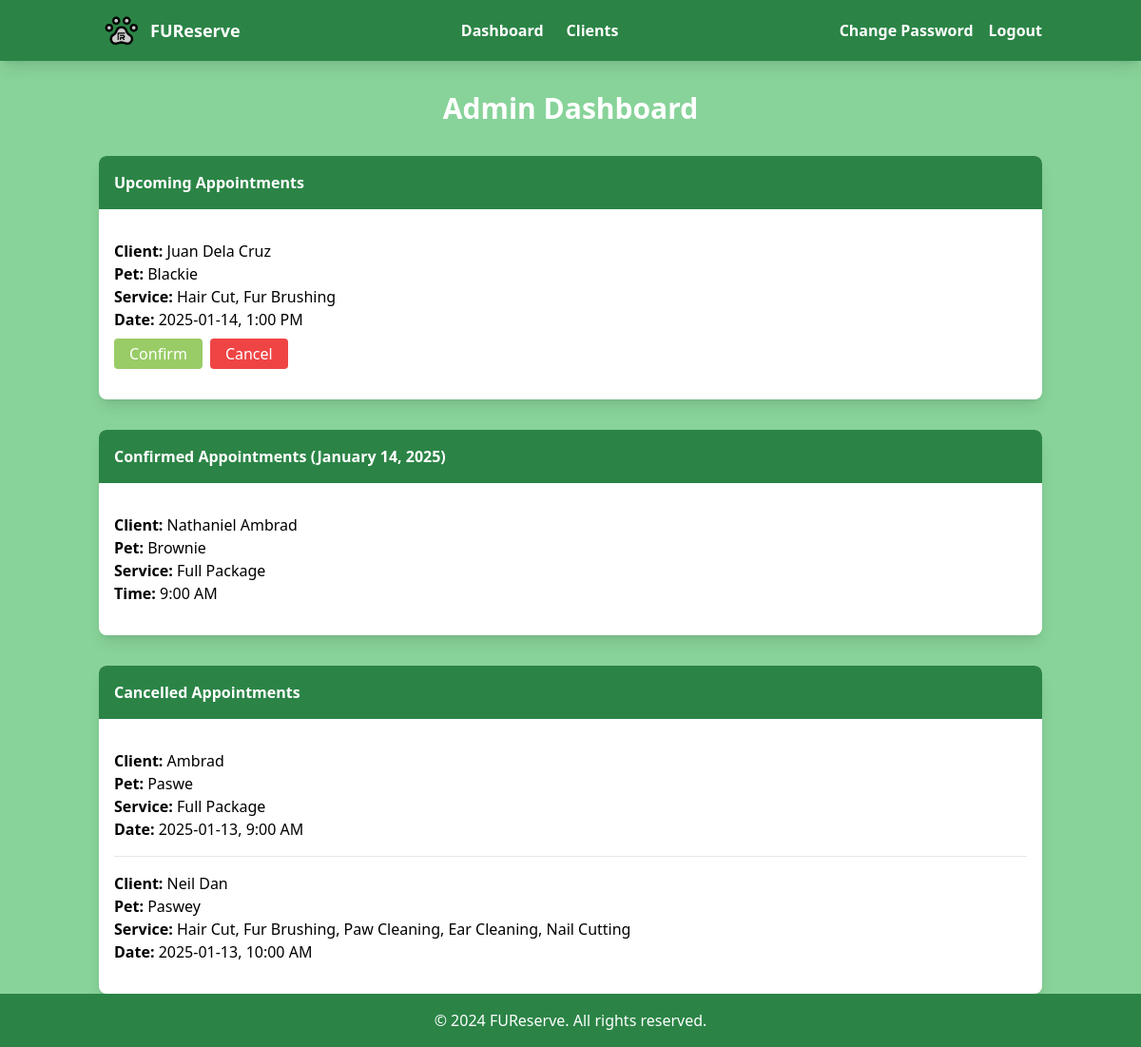
Screenshot of /admin-dashboard.php (signed in) with the database file from the repository.
### tables this page shows
CREATE TABLE `appointments` (
  `id` int(11) NOT NULL,
  `owner_name` varchar(255) NOT NULL,
  `owner_email` varchar(255) NOT NULL,
  `owner_phone` varchar(20) NOT NULL,
  `owner_address` varchar(255) DEFAULT NULL,
  `pet_name` varchar(255) NOT NULL,
  `pet_breed` varchar(255) NOT NULL,
  `pet_age` int(11) NOT NULL,
  `pet_gender` enum('male','female') NOT NULL,
  `created_at` timestamp NOT NULL DEFAULT current_timestamp(),
  `selected_services` varchar(255) NOT NULL,
  `selected_date` date NOT NULL,
  `selected_time` time NOT NULL,
  `status` enum('pending','confirmed','cancelled') NOT NULL
);

### admin-dashboard.php (the view, shortened to what this page needs)
<?php
$servername = "localhost";
$username = "root";
$password = "";
$dbname = "fureserve";
$conn = new mysqli($servername, $username, $password, $dbname);
$sql_upcoming = "
    SELECT id, owner_name AS client_name, pet_name, selected_services, selected_date, selected_time, status
    FROM appointments
    WHERE status = 'pending'
    ORDER BY selected_date, selected_time
";
$result_upcoming = $conn->query($sql_upcoming);
$upcoming_appointments = $result_upcoming->fetch_all(MYSQLI_ASSOC);
$current_date = date('Y-m-d');
$sql_confirmed = "
    SELECT id, owner_name AS client_name, pet_name, selected_services, selected_date, selected_time
    FROM appointments
    WHERE status = 'confirmed' AND selected_date = ?
    ORDER BY selected_time
";
$stmt_confirmed = $conn->prepare($sql_confirmed);
$stmt_confirmed->bind_param("s", $current_date);
$stmt_confirmed->execute();
$result_confirmed = $stmt_confirmed->get_result();
$confirmed_appointments = $result_confirmed->fetch_all(MYSQLI_ASSOC);
$display_date = date("F j, Y");
$sql_cancelled = "
    SELECT id, owner_name AS client_name, pet_name, selected_services, selected_date, selected_time
    FROM appointments
    WHERE status = 'cancelled'
    ORDER BY selected_date, selected_time
";
$result_cancelled = $conn->query($sql_cancelled);
$cancelled_appointments = $result_cancelled->fetch_all(MYSQLI_ASSOC);
?>
<!DOCTYPE html>
<html lang="en">
<head>
    <script src="https://cdn.tailwindcss.com"></script>
</head>
<body class="bg-[#88d39a] font-sans">
    <nav class="bg-[#2b8446] text-white shadow-lg">
        <div class="container mx-auto flex justify-between items-center px-4 py-3">
            <a href="#" class="flex items-center text-white font-bold text-lg">
                <img src="assets/images/logo.png" alt="Logo" class="h-10 w-auto mr-2">
                FUReserve
            </a>
            <ul id="nav-links" class="hidden lg:flex space-x-6">
                <li><a href="admin-dashboard.php" class="hover:text-[#ffebcd] font-semibold">Dashboard</a></li>
                <li><a href="clients.php" class="hover:text-[#ffebcd] font-semibold">Clients</a></li>
            </ul>
            <ul class="hidden lg:flex space-x-4">
                <li><a href="change-password.php" class="hover:text-[#ffebcd] font-semibold">Change Password</a></li>
                <li><a href="logout.php" class="hover:text-[#ffebcd] font-semibold">Logout</a></li>
            </ul>
        </div>
    </nav>
    <div class="container mx-auto px-4 mt-8">
        <h1 class="text-3xl font-bold text-center text-white">Admin Dashboard</h1>
        <section class="mt-8">
            <div class="bg-white rounded-lg shadow-lg max-w-5xl mx-auto">
                <div class="bg-[#2b8446] text-white font-semibold p-4 rounded-t-lg">
                    Upcoming Appointments
                </div>
                <div class="p-4">
                    <?php if (!empty($upcoming_appointments)) : ?>
                        <ul class="divide-y divide-gray-200">
                            <?php foreach ($upcoming_appointments as $appointment) : ?>
                                <?php $formatted_time = date("g:i A", strtotime($appointment['selected_time'])); ?>
                                <li class="py-4">
                                    <p><strong>Client:</strong> <?= htmlspecialchars($appointment['client_name']); ?></p>
                                    <p><strong>Pet:</strong> <?= htmlspecialchars($appointment['pet_name']); ?></p>
                                    <p><strong>Service:</strong> <?= htmlspecialchars($appointment['selected_services']); ?></p>
                                    <p><strong>Date:</strong> <?= htmlspecialchars($appointment['selected_date']); ?>, <?= htmlspecialchars($formatted_time); ?></p>
                                    <form method="POST" class="mt-2 flex gap-2">
                                        <button type="submit" name="action" value="confirm"
                                            class="bg-[#99cc66] text-white px-4 py-1 rounded hover:bg-[#66b32f]">
                                            Confirm
                                        </button>
                                        <button type="submit" name="action" value="cancel"
                                            class="bg-red-500 text-white px-4 py-1 rounded hover:bg-red-600">
                                            Cancel
                                        </button>
                                    </form>
                                </li>
                            <?php endforeach; ?>
                        </ul>
                    <?php else : ?>
                        <p class="text-gray-600 text-center">No upcoming appointments.</p>
                    <?php endif; ?>
                </div>
            </div>
        </section>
        <section class="mt-8">
            <div class="bg-white rounded-lg shadow-lg max-w-5xl mx-auto">
                <div class="bg-[#2b8446] text-white font-semibold p-4 rounded-t-lg">
                    Confirmed Appointments (<?= $display_date; ?>)
                </div>
                <div class="p-4">
                    <?php if (!empty($confirmed_appointments)) : ?>
                        <ul class="divide-y divide-gray-200">
                            <?php foreach ($confirmed_appointments as $appointment) : ?>
                                <?php $formatted_time = date("g:i A", strtotime($appointment['selected_time'])); ?>
                                <li class="py-4">
                                    <p><strong>Client:</strong> <?= htmlspecialchars($appointment['client_name']); ?></p>
                                    <p><strong>Pet:</strong> <?= htmlspecialchars($appointment['pet_name']); ?></p>
                                    <p><strong>Service:</strong> <?= htmlspecialchars($appointment['selected_services']); ?></p>
                                    <p><strong>Time:</strong> <?= htmlspecialchars($formatted_time); ?></p>
                                </li>
                            <?php endforeach; ?>
                        </ul>
                    <?php else : ?>
                        <p class="text-gray-600 text-center">No confirmed appointments for today.</p>
                    <?php endif; ?>
                </div>
            </div>
        </section>
        <section class="mt-8">
            <div class="bg-white rounded-lg shadow-lg max-w-5xl mx-auto">
                <div class="bg-[#2b8446] text-white font-semibold p-4 rounded-t-lg">
                    Cancelled Appointments
                </div>
                <div class="p-4">
                    <?php if (!empty($cancelled_appointments)) : ?>
                        <ul class="divide-y divide-gray-200">
                            <?php foreach ($cancelled_appointments as $appointment) : ?>
                                <?php $formatted_time = date("g:i A", strtotime($appointment['selected_time'])); ?>
                                <li class="py-4">
                                    <p><strong>Client:</strong> <?= htmlspecialchars($appointment['client_name']); ?></p>
                                    <p><strong>Pet:</strong> <?= htmlspecialchars($appointment['pet_name']); ?></p>
                                    <p><strong>Service:</strong> <?= htmlspecialchars($appointment['selected_services']); ?></p>
                                    <p><strong>Date:</strong> <?= htmlspecialchars($appointment['selected_date']); ?>, <?= htmlspecialchars($formatted_time); ?></p>
                                </li>
                            <?php endforeach; ?>
                        </ul>
                    <?php else : ?>
                        <p class="text-gray-600 text-center">No cancelled appointments.</p>
                    <?php endif; ?>
                </div>
            </div>
        </section>
    </div>
    <footer class="bg-[#2b8446] text-white text-center py-4">
        <p>&copy; 2024 FUReserve. All rights reserved.</p>
    </footer>
</body>
</html>

### rows the page displays
appointments: owner_name "Juan Dela Cruz", pet_name "Blackie", selected_services "Hair Cut, Fur Brushing", selected_date "2025-01-14", selected_time "1:00 PM"
appointments: owner_name "Nathaniel Ambrad", pet_name "Brownie", selected_services "Full Package", selected_time "9:00 AM"
appointments: owner_name "Ambrad", pet_name "Paswe", selected_services "Full Package", selected_date "2025-01-13", selected_time "9:00 AM"
appointments: owner_name "Neil Dan", pet_name "Paswey", selected_services "Hair Cut, Fur Brushing, Paw Cleaning, Ear Cleaning, Nail Cutting", selected_date "2025-01-13", selected_time "10:00 AM"
